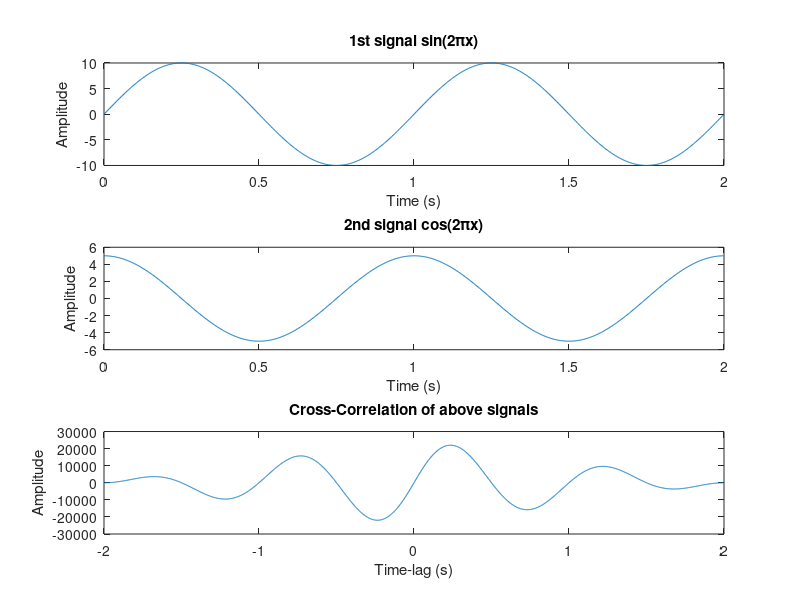

This chart was generated by the following MATLAB code: (Note: this script raises an error after producing the figure.)

clc
clear
close

%% BSP - CA1
%% Part 1
%% Author : Shahryar Ebrahimi
%% S.N.   : 810196093
%% Calculating the cross-correlation function between two signals

fs          = 500;                    % sampling freq.
f           = 1;                      % signal freq.
t           = 0:1/fs:2-1/fs;          % signal length

sig1        = 10*sin(2*pi*f*t);       % 1st signal
sig2        = 5*cos(2*pi*f*t);        % 2nd signal


[R, Lag]    = xcorr(sig1, sig2);      % correlation of 2 signals
[~, I]      = max(abs(R));            % index of maximum number in corr

lagDiff     = Lag(I);                 % sample lag
timeDelay   = lagDiff/fs;             % time delay (s)

tR          = -(2-1/fs):1/fs:2-1/fs;  % cross-correlation x-axis

% Plotting...

subplot(3,1,1); plot(t, sig1); title('1st signal sin(2\pix)');           xlabel('Time (s)');     ylabel('Amplitude');
subplot(3,1,2); plot(t, sig2); title('2nd signal cos(2\pix)');           xlabel('Time (s)');     ylabel('Amplitude');
subplot(3,1,3); plot(tR, R);   title('Cross-Correlation of above signals');    xlabel('Time-lag (s)'); ylabel('Amplitude');
a        = gca;
a.XTick  = sort([-2:0.5:2  timeDelay]);

%%  Finding the delay between two signals

fs       = 100e6;                           % sampling freq. = 6 MHZ
f        = 5e6;                             % signal freq.
t        = 0:1/fs:(0.4e-6)-1/fs;            % sinusoid signal length

smpln    = 2000;                            % number of noise samples (20 microsecond * fs)
noise    = randn(1, smpln);                 % generating random normal noise

n        = (0.4e-6)*fs;                     % number of zeros to be padded for 0.4s of delay

sig1     = conv(sin(2*pi*f*t), noise);      % 1st signal by convolving sinusoid and noise
sig2     = padarray(sig1, [0 n], 'pre');    % 2nd signal by adding zeros in the first part of 1st signal

[R, Lag] = xcorr(sig1, sig2);               % correlation of 2 signals
[~, I]   = max(abs(R));                     % index of maximum number in corr

lagDiff   = Lag(I);                         % sample lag
timeDelay = lagDiff/fs;                     % time delay (s)

% Plotting...

t1       = 0:1/fs:length(sig1)/fs-1/fs;
t2       = 0:1/fs:length(sig2)/fs-1/fs;
tR       = -(length(sig2)/fs-1/fs):1/fs:length(sig2)/fs-1/fs;

figure, 
subplot(3,1,1); plot(t1, sig1); title('1st signal');                           xlabel('Time (s)');     ylabel('Amplitude');
subplot(3,1,2); plot(t2, sig2); title('2nd signal');                           xlabel('Time (s)');     ylabel('Amplitude');
subplot(3,1,3); plot(tR, R);    title('Cross-Correlation of above signals');   xlabel('Time-lag (s)'); ylabel('Amplitude');
a        = gca;
a.XTick  = sort([-30e-6:0.5e-5:-1e-6   5e-6:0.5e-5:30e-6  timeDelay]);

disp(['Time Delay = ', num2str(abs(timeDelay)), ' second(s)']);              % displaying time delay          

%% THE END %%

